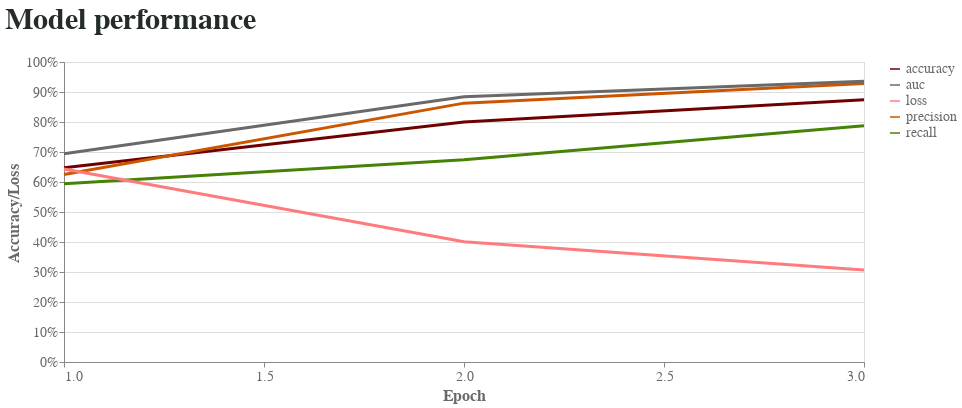

The code cell stored with this chart in its notebook:
### Markdown cell above
## Other Performence Metrics

### Code cell
line_chart(histories[0])

### Figure 1 — Vega-Lite specification as saved in the notebook (floating-point values rounded to 4 significant figures)
{"config": {"view": {"continuousWidth": 400, "continuousHeight": 300}, "axis": {"labelColor": "#696969", "labelFont": "Arial", "labelFontSize": 14, "titleColor": "#696969", "titleFont": "Arial", "titleFontSize": 16}, "title": {"anchor": "start", "color": "#232b2b", "font": "Arial", "fontSize": 30, "offset": 20}}, "data": {"name": "data-ff81ee5b35db4fb9632965bd8696b2d3"}, "mark": {"type": "line", "size": 3}, "encoding": {"color": {"type": "nominal", "field": "variable", "legend": {"labelColor": "#696969", "labelFont": "Arial", "labelFontSize": 14, "title": null}, "scale": {"range": ["#6f0000", "#696969", "#ff7b7b", "#CC5500", "#458205"]}}, "x": {"type": "quantitative", "axis": {"grid": false, "tickCount": 3, "title": "Epoch"}, "field": "epoch"}, "y": {"type": "quantitative", "axis": {"format": "%", "title": "Accuracy/Loss"}, "field": "value"}}, "height": 300, "title": "Model performance", "width": 800, "$schema": "https://vega.github.io/schema/vega-lite/v4.8.1.json", "datasets": {"data-ff81ee5b35db4fb9632965bd8696b2d3": [{"epoch": 1, "variable": "accuracy", "value": 0.6476}, {"epoch": 2, "variable": "accuracy", "value": 0.8}, {"epoch": 3, "variable": "accuracy", "value": 0.8738}, {"epoch": 1, "variable": "precision", "value": 0.6247}, {"epoch": 2, "variable": "precision", "value": 0.8629}, {"epoch": 3, "variable": "precision", "value": 0.9282}, {"epoch": 1, "variable": "recall", "value": 0.5945}, {"epoch": 2, "variable": "recall", "value": 0.6744}, {"epoch": 3, "variable": "recall", "value": 0.7878}, {"epoch": 1, "variable": "auc", "value": 0.6941}, {"epoch": 2, "variable": "auc", "value": 0.8839}, {"epoch": 3, "variable": "auc", "value": 0.9362}, {"epoch": 1, "variable": "loss", "value": 0.643}, {"epoch": 2, "variable": "loss", "value": 0.4011}, {"epoch": 3, "variable": "loss", "value": 0.3066}]}}
